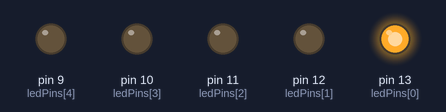
A sketch run on a simulated Arduino Uno, built with avr-gcc and run on an emulated ATmega328P. On the bench: output pins drawn as LEDs (lit = HIGH).

Above: at 0.2 s.
At 1.2 s:
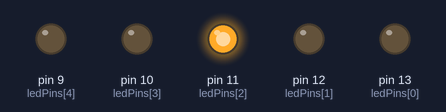
At 2.2 s:
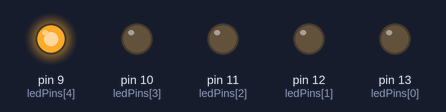
At 3.2 s:
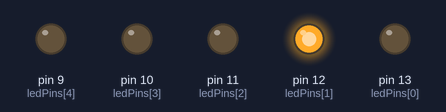
At 4.2 s:
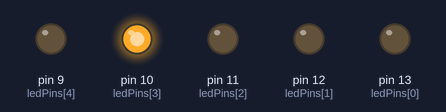
At 5.7 s:
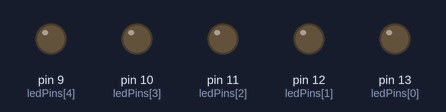
Timing chart, 0 to 6.5 s (numbered marks = the images above):
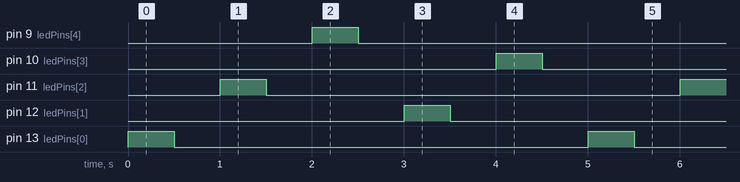

Measured:
- by itself, pin 9 (ledPins[4]), pin 10 (ledPins[3]), pin 11 (ledPins[2]), pin 12 (ledPins[1]), pin 13 (ledPins[0]): alternates HIGH for 0.50 s and LOW for 4.5 s
- by itself, everything shown: repeats every 5.0 s, in 10 steps

The sketch:

Blink_odd_even_with_array_copy_20251221102021.ino
```cpp
int ledPins[] = {13, 12, 11, 10, 9};  // Pins from 13 to 9

void setup() {
  for (int i = 0; i < 5; i++) {
    pinMode(ledPins[i], OUTPUT);  // Set all pins as output
  }
}

void loop() {
  // Blink ODD pins first (n % 2 == 1)
  for (int i = 0; i < 5; i++) {
    int pin = ledPins[i];
    if (pin % 2 == 1) {
      digitalWrite(pin, HIGH);
      delay(500);
      digitalWrite(pin, LOW);
      delay(500);
    }
  }

  // Blink EVEN pins (n % 2 == 0)
  for (int i = 0; i < 5; i++) {
    int pin = ledPins[i];
    if (pin % 2 == 0) {
      digitalWrite(pin, HIGH);
      delay(500);
      digitalWrite(pin, LOW);
      delay(500);
    }
  }
}
```
